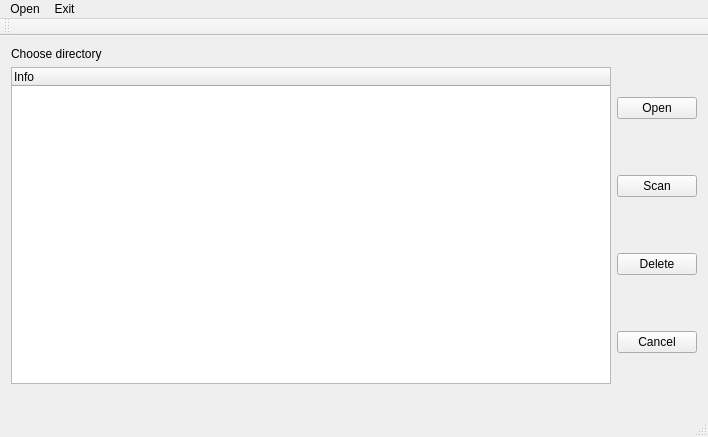
<?xml version="1.0" encoding="UTF-8"?>
<ui version="4.0">
 <class>MainWindow</class>
 <widget class="QMainWindow" name="MainWindow">
  <property name="geometry">
   <rect>
    <x>0</x>
    <y>0</y>
    <width>593</width>
    <height>437</height>
   </rect>
  </property>
  <property name="windowTitle">
   <string>MainWindow</string>
  </property>
  <widget class="QWidget" name="centralWidget">
   <property name="autoFillBackground">
    <bool>false</bool>
   </property>
   <layout class="QHBoxLayout" name="horizontalLayout">
    <item>
     <layout class="QVBoxLayout" name="verticalLayout_3">
      <item>
       <widget class="QLabel" name="directoryName">
        <property name="sizePolicy">
         <sizepolicy hsizetype="Expanding" vsizetype="Preferred">
          <horstretch>0</horstretch>
          <verstretch>0</verstretch>
         </sizepolicy>
        </property>
        <property name="text">
         <string>Choose directory</string>
        </property>
       </widget>
      </item>
      <item>
       <widget class="QTreeWidget" name="tree">
        <property name="sizePolicy">
         <sizepolicy hsizetype="Expanding" vsizetype="Expanding">
          <horstretch>3</horstretch>
          <verstretch>4</verstretch>
         </sizepolicy>
        </property>
        <property name="minimumSize">
         <size>
          <width>600</width>
          <height>250</height>
         </size>
        </property>
        <property name="maximumSize">
         <size>
          <width>100000</width>
          <height>100000</height>
         </size>
        </property>
        <property name="mouseTracking">
         <bool>false</bool>
        </property>
        <property name="autoScroll">
         <bool>false</bool>
        </property>
        <property name="dragEnabled">
         <bool>false</bool>
        </property>
        <property name="selectionMode">
         <enum>QAbstractItemView::MultiSelection</enum>
        </property>
        <property name="autoExpandDelay">
         <number>-1</number>
        </property>
        <column>
         <property name="text">
          <string>Info</string>
         </property>
        </column>
       </widget>
      </item>
      <item>
       <widget class="QLabel" name="status">
        <property name="text">
         <string/>
        </property>
       </widget>
      </item>
     </layout>
    </item>
    <item>
     <layout class="QVBoxLayout" name="verticalLayout_4">
      <item>
       <widget class="QPushButton" name="open">
        <property name="sizePolicy">
         <sizepolicy hsizetype="Preferred" vsizetype="Fixed">
          <horstretch>0</horstretch>
          <verstretch>0</verstretch>
         </sizepolicy>
        </property>
        <property name="text">
         <string>Open</string>
        </property>
       </widget>
      </item>
      <item>
       <widget class="QPushButton" name="scan">
        <property name="sizePolicy">
         <sizepolicy hsizetype="Preferred" vsizetype="Fixed">
          <horstretch>0</horstretch>
          <verstretch>0</verstretch>
         </sizepolicy>
        </property>
        <property name="text">
         <string>Scan</string>
        </property>
       </widget>
      </item>
      <item>
       <widget class="QPushButton" name="delete_button">
        <property name="sizePolicy">
         <sizepolicy hsizetype="Preferred" vsizetype="Fixed">
          <horstretch>0</horstretch>
          <verstretch>0</verstretch>
         </sizepolicy>
        </property>
        <property name="text">
         <string>Delete</string>
        </property>
       </widget>
      </item>
      <item>
       <widget class="QPushButton" name="cancel">
        <property name="sizePolicy">
         <sizepolicy hsizetype="Preferred" vsizetype="Fixed">
          <horstretch>0</horstretch>
          <verstretch>0</verstretch>
         </sizepolicy>
        </property>
        <property name="text">
         <string>Cancel</string>
        </property>
       </widget>
      </item>
     </layout>
    </item>
   </layout>
  </widget>
  <widget class="QMenuBar" name="menuBar">
   <property name="geometry">
    <rect>
     <x>0</x>
     <y>0</y>
     <width>593</width>
     <height>22</height>
    </rect>
   </property>
   <widget class="QMenu" name="menuOpen">
    <property name="title">
     <string>Open</string>
    </property>
    <addaction name="separator"/>
    <addaction name="actionOpen"/>
   </widget>
   <widget class="QMenu" name="menuExit">
    <property name="title">
     <string>Exit</string>
    </property>
   </widget>
   <addaction name="menuOpen"/>
   <addaction name="menuExit"/>
  </widget>
  <widget class="QToolBar" name="mainToolBar">
   <attribute name="toolBarArea">
    <enum>TopToolBarArea</enum>
   </attribute>
   <attribute name="toolBarBreak">
    <bool>false</bool>
   </attribute>
  </widget>
  <widget class="QStatusBar" name="statusBar"/>
  <action name="actionOpen">
   <property name="text">
    <string>Open</string>
   </property>
  </action>
 </widget>
 <layoutdefault spacing="6" margin="11"/>
 <resources/>
 <connections/>
</ui>
